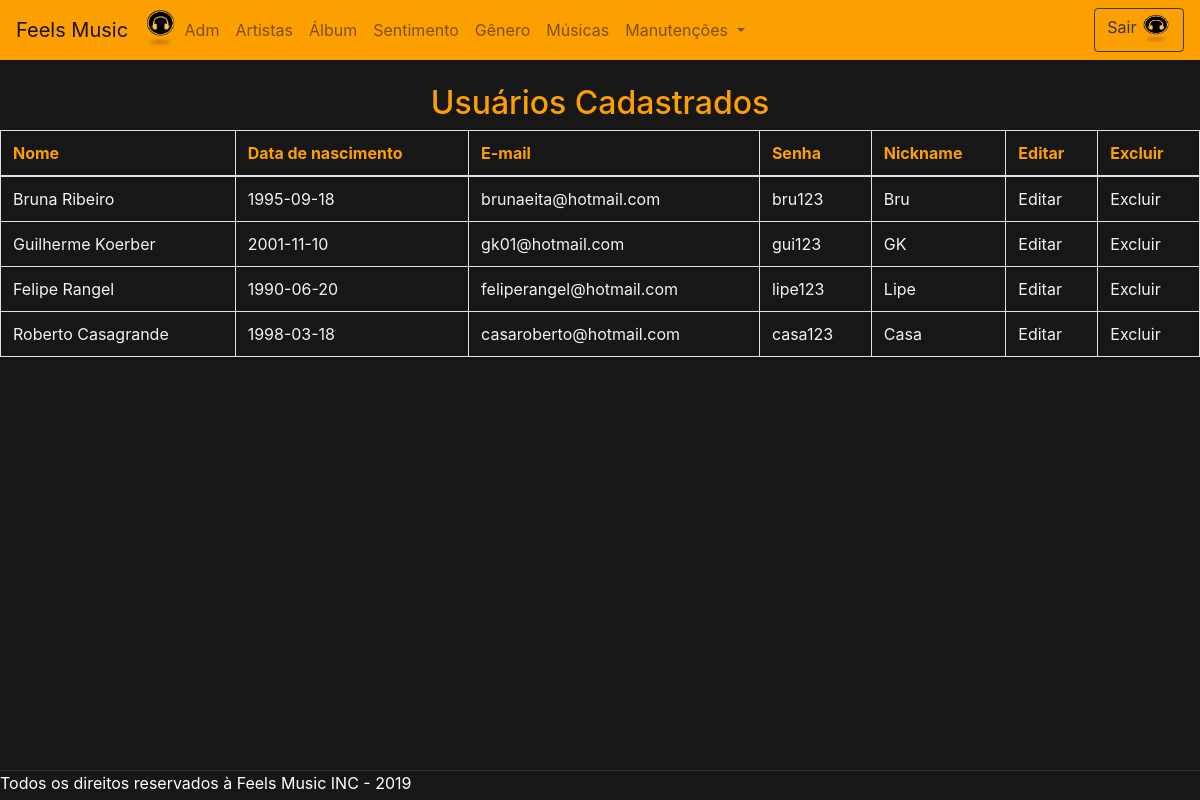
The page /pages/pages_adm/manutencao.php (signed in) on the database as committed earlier.
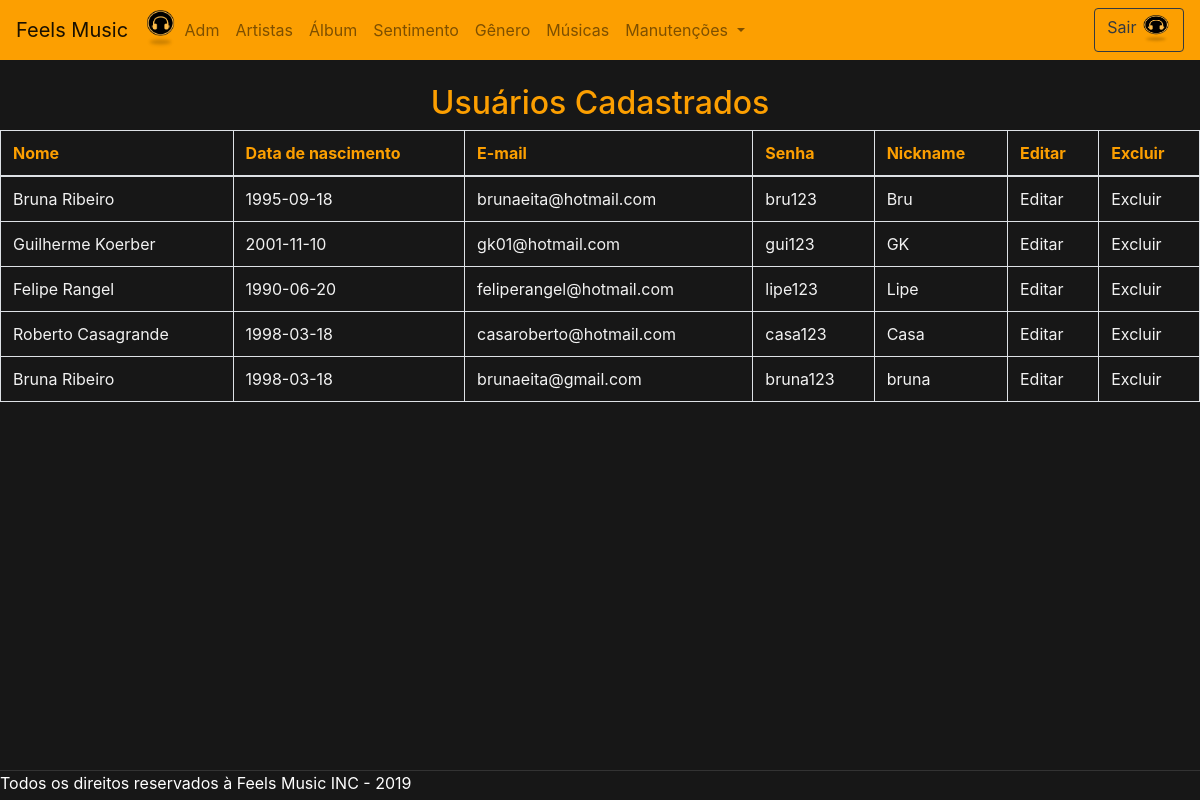
The same page on the database as committed later.
### tables this page shows
CREATE TABLE IF NOT EXISTS `usuario` (
  `idusuario` INT AUTO_INCREMENT NOT NULL,
  `nome` VARCHAR(45) NOT NULL,
  `data_nascimento` DATE NOT NULL,
  `email` VARCHAR(80) NOT NULL,
  `senha` VARCHAR(50) NOT NULL,
  `nickname` VARCHAR(80) NOT NULL,
  `tipo_usuario_idtipo_usuario1` INT NOT NULL,
  `sentimento_idsentimento` INT NOT NULL,
  PRIMARY KEY (`idusuario`),
  INDEX `fk_usuario_tipo_usuario1_idx` (`tipo_usuario_idtipo_usuario1` ASC),
  INDEX `fk_usuario_sentimento1_idx` (`sentimento_idsentimento` ASC),
  CONSTRAINT `fk_usuario_tipo_usuario1`
    FOREIGN KEY (`tipo_usuario_idtipo_usuario1`)
    REFERENCES `tipo_usuario` (`idtipo_usuario`)
    ON DELETE NO ACTION
    ON UPDATE NO ACTION,
  CONSTRAINT `fk_usuario_sentimento1`
    FOREIGN KEY (`sentimento_idsentimento`)
    REFERENCES `sentimento` (`idsentimento`)
    ON DELETE NO ACTION
    ON UPDATE NO ACTION);

### pages/pages_adm/manutencao.php (the view, shortened to what this page needs)
<?php
include("../../includes/nav.php");?>
<!DOCTYPE html>
<html lang="en" dir="ltr">
  <head>
  </head>
  <body>
    <br>
    <center>
      <h2>Usuários Cadastrados</h2>
      <table class="table table-bordered">
        <thead>
          <tr>
            <th scope="col">Nome</th>
            <th scope="col">Data de nascimento</th>
            <th scope="col">E-mail</th>
            <th scope="col">Senha</th>
            <th scope="col">Nickname</th>
            <th scope="col">Editar</th>
            <th scope="col">Excluir</th>
          </tr>
        </thead>
        <?php
          $conexao = mysqli_connect("localhost","root","","bancofeelsmusic");
          $query = mysqli_query($conexao,"SELECT * FROM usuario");
          $arrFM = mysqli_fetch_all($query, MYSQLI_ASSOC);
        ?>
        <?php
        foreach ($arrFM as $key => $value){
            echo "<tr>";
                echo "<td>". $value["nome"] . "</td>";
                echo "<td>". $value["data_nascimento"] . "</td>";
                echo "<td>". $value["email"] . "</td>";
                echo "<td>". $value["senha"] . "</td>";
                echo "<td>". $value["nickname"] . "</td>";
                echo "<td><a href='../pages_usuario/cadastro.php?id=".$value['idusuario']."'>Editar</a></td>";
                echo "<td><a href='../pages_usuario/cadastro.php?id=".$value['idusuario']."&excluir=true'>Excluir</button></td>";
            echo  "</tr>";
        }
        ?>
       </table>
      </center>
  </body>
  <br>
 <footer class="fixar-rodape">
  Todos os direitos reservados à Feels Music INC - 2019
 </footer>
</html>

### includes/nav.php (shortened to what this page needs)
<link rel="stylesheet" href="https://stackpath.bootstrapcdn.com/bootstrap/4.1.3/css/bootstrap.min.css">
<html>
    <head>
    </head>
    <body>
        <nav class="navbar navbar-expand-lg navbar-light " style="background-color: #FC9F01;">
            <a class="navbar-brand" href="../../pages/pages_adm/index_adm.php">Feels Music</a>
            <img src="../../assets/imgs/Icon.png" width="40" height="40">
            <div class="collapse navbar-collapse" id="navbarNavDropdown">
                <ul class="navbar-nav">
                    <li class="nav-item">
                        <a class="nav-link" href="c_adm.php">Adm</a>
                    </li>
                    <li class="nav-item">
                        <a class="nav-link" href="m_artistas.php">Artistas</a>
                    </li>
                    <li class="nav-item">
                        <a class="nav-link" href="m_album.php">Álbum</a>
                    </li>
                    <li class="nav-item">
                        <a class="nav-link" href="m_sentiment.php">Sentimento</a>
                    </li>
                    <li class="nav-item">
                        <a class="nav-link" href="m_genero.php">Gênero</a>
                    </li>
                    <li class="nav-item">
                        <a class="nav-link" href="m_musica.php">Músicas</a>
                    </li>
                    <li class="nav-item dropdown" style="width: 150px;">
                      <a class="nav-link dropdown-toggle" href="#" id="navbarDropdownMenuLink" role="button" data-toggle="dropdown" aria-haspopup="true" aria-expanded="false">
                        Manutenções
                        </a>
                    </li>
                </ul>
            </div>
            <div class="d-flex justify-content-between w-100">
              <div class="">
              </div>
              <a href="http://localhost/feels-music/includes/encerrarLogin.php">
							<button class="btn btn-outline-dark my-5 my-sm-0" type="submit">Sair
								<img src="../../assets/imgs/Icon.png" width="30" height="30" class="d-inline-block align-top" alt="">
							</button>
            </a>
        </nav>
    </body>
</html>

### includes/nav.php (style rules this page uses)
body { background-color: #171717; }
nav { background-color: #FC9F01; }
footer.fixar-rodape { border-top: 1px solid #333; bottom: 0; left: 0; height: 30px; position: fixed; width: 100%; background: #171717; color: #ffffff; }

### pages/pages_adm/manutencao.php (style rules this page uses)
body { background-color: #171717; }
h2,th { color: #FC9F01 }
td,a { color:#F2F2F2 }
footer.fixar-rodape { border-top: 1px solid #333; bottom: 0; left: 0; height: 30px; position: fixed; width: 100%; background: #171717; color: #ffffff; }

Rows that differ between the two databases and show on the page:
added usuario: nome "Bruna Ribeiro", data_nascimento "1998-03-18", email "brunaeita@gmail.com", senha "bruna123", nickname "bruna"
